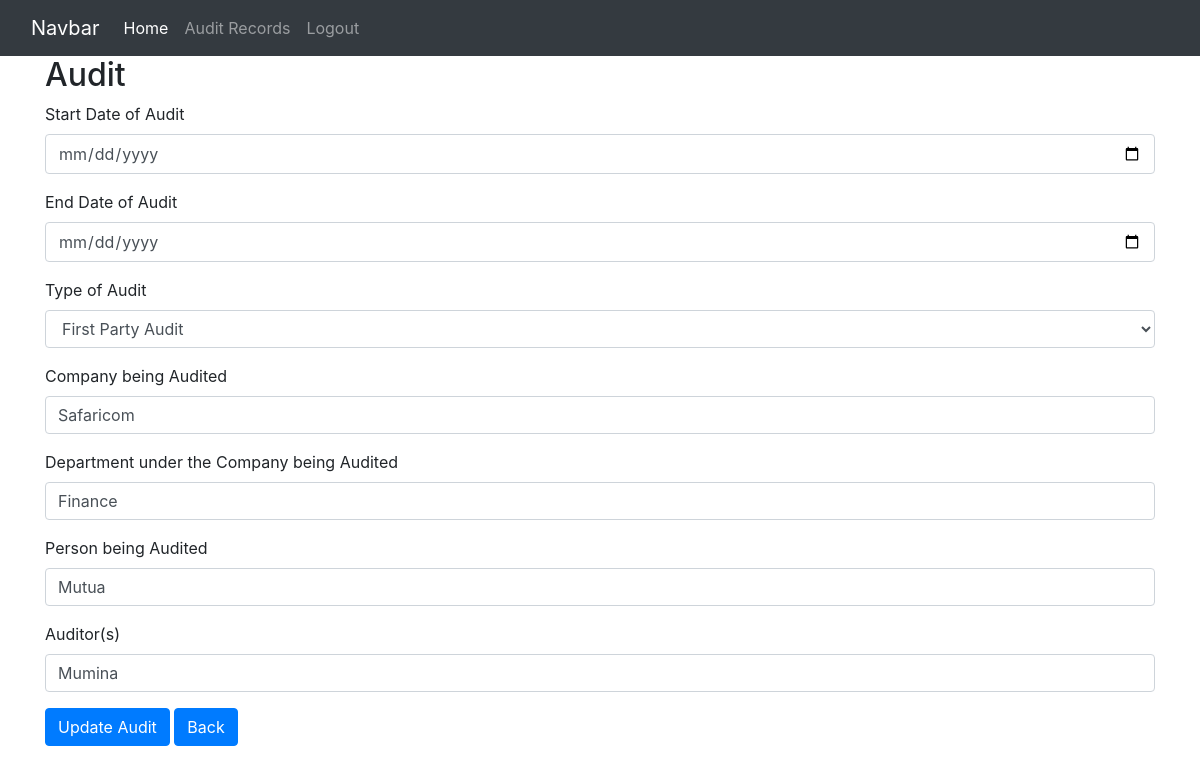
Screenshot of /update/1 with the database file from the repository.
### auditapp/models.py (models this page shows, shortened)
class Emp(models.Model):
    emp_type_of_audit = models.CharField(max_length=100)
    emp_being_audited = models.TextField()
    emp_auditors = models.TextField()
    emp_date_of_audit = models.DateField()
    emp_end_date_of_audit = models.DateField()
    emp_department_being_audited = models.CharField(max_length=100)
    emp_person_being_audited = models.CharField(max_length=100)
    emp_unique_identifier = models.CharField(max_length=5, unique=True)

### auditapp/views.py (the view)
# urls.py: path('update/<int:pk>', views.updateView, name='updateEmp'),
def updateView(request, pk):
    emp = Emp.objects.get(id=pk)
    return render(request, 'update.html', {'emp': emp})

### auditapp/templates/update.html (shortened to what this page needs)
<html>
<head>
    <link rel="stylesheet" href="https://maxcdn.bootstrapcdn.com/bootstrap/4.0.0/css/bootstrap.min.css">
</head>
<body>
    <nav class="navbar navbar-expand-lg navbar-dark bg-dark">
        <div class="container-fluid">
            <a class="navbar-brand" href="{% url 'home' %}">Navbar</a>
            <div class="collapse navbar-collapse" id="navbarNav">
                <ul class="navbar-nav">
                    <li class="nav-item">
                        <a class="nav-link active" aria-current="page" href="{% url 'home' %}">Home</a>
                    </li>
                    <li class="nav-item">
                        <a class="nav-link" href="{% url 'data' %}">Audit Records</a>
                    </li>
                    <li class="nav-item">
                        <a class="nav-link" href="{% url 'logout' %}">Logout</a>
                    </li>
                </ul>
            </div>
        </div>
    </nav>
    <div class="container">
        <h2>Audit</h2>
        <form action={% url 'edit' emp.id %} method="POST">
            <div class="form-group">
                <label for="exampleInputPassword1">Start Date of Audit</label>
                <input type="date" class="form-control" id="emp_mobile" name="emp_date_of_audit" placeholder="Enter date" value={{emp.emp_date_of_audit}} required>
            </div>
            <div class="form-group">
                <label for="exampleInputPassword1">End Date of Audit</label>
                <input type="date" class="form-control" id="emp_mobile" name="emp_end_date_of_audit" placeholder="Enter date" value={{emp.emp_end_date_of_audit}} required>
            </div>
            <div class="form-group">
                <label for="exampleInputEmail1">Type of Audit</label>
                <select class="form-control" id="emp_email" name="emp_type_of_audit" placeholder="Enter type of Audit" value={{emp.emp_type_of_audit}} required>
                    <option value="First Party Audit">First Party Audit</option>
                </select>
            </div>
            <div class="form-group">
                <label for="exampleInputPassword1">Company being Audited</label>
                <input type="text" class="form-control" id="emp_name" name="emp_being_audited" placeholder="Enter Company being Audited" value={{emp.emp_being_audited}} required>
            </div>
            <div class="form-group">
                <label for="exampleInputPassword1">Department under the Company being Audited</label>
                <input type="text" class="form-control" id="emp_name" name="emp_department_being_audited" placeholder="Enter Department being Audited" value={{emp.emp_department_being_audited}} required>
            </div>
            <div class="form-group">
                <label for="exampleInputPassword1">Person being Audited</label>
                <input type="text" class="form-control" id="emp_name" name="emp_person_being_audited" placeholder="Enter person being Audited" value={{emp.emp_person_being_audited}} required>
            </div>
            <div class="form-group">
                <label for="exampleInputPassword1">Auditor(s)</label>
                <input type="text" class="form-control" id="emp_mobile" name="emp_auditors" placeholder="Enter Auditor(s)" value={{emp.emp_auditors}} required>
            </div>
            <button type="submit" class="btn btn-primary">Update Audit</button>
            <a class="btn btn-primary" href="{% url 'data' %}" role="button">Back</a>
        </form>
    </div>
</body>
</html>

### rows the page displays
Emp: emp_type_of_audit "First Party Audit", emp_being_audited "Safaricom", emp_department_being_audited "Finance", emp_person_being_audited "Mutua", emp_auditors "Mumina"
